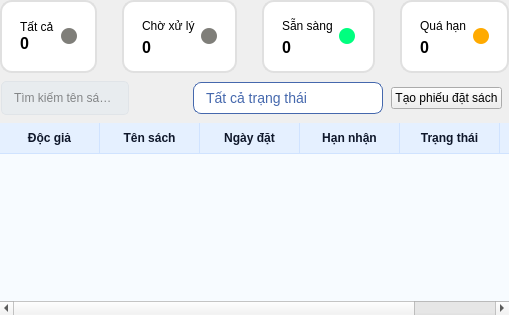
          <widget class="QWidget" name="page_7">
           <layout class="QVBoxLayout" name="verticalLayout_30">
            <property name="spacing">
             <number>8</number>
            </property>
            <property name="leftMargin">
             <number>0</number>
            </property>
            <property name="topMargin">
             <number>0</number>
            </property>
            <property name="rightMargin">
             <number>0</number>
            </property>
            <property name="bottomMargin">
             <number>0</number>
            </property>
            <item>
             <layout class="QHBoxLayout" name="horizontalLayout_19">
              <property name="spacing">
               <number>25</number>
              </property>
              <property name="topMargin">
               <number>0</number>
              </property>
              <item>
               <widget class="QWidget" name="horizontalWidget_3" native="true">
                <property name="styleSheet">
                 <string notr="true">QWidget{background-color: #ffffff;
border: 2px solid #E0E0E0;
border-radius: 12px;
}
QLabel{
	border: 0px solid #E0E0E0;
}</string>
                </property>
                <layout class="QHBoxLayout" name="horizontalLayout_20">
                 <property name="spacing">
                  <number>7</number>
                 </property>
                 <property name="leftMargin">
                  <number>20</number>
                 </property>
                 <property name="topMargin">
                  <number>20</number>
                 </property>
                 <property name="rightMargin">
                  <number>20</number>
                 </property>
                 <property name="bottomMargin">
                  <number>20</number>
                 </property>
                 <item>
                  <layout class="QVBoxLayout" name="verticalLayout_9">
                   <property name="spacing">
                    <number>0</number>
                   </property>
                   <item>
                    <widget class="QLabel" name="label_8">
                     <property name="font">
                      <font>
                       <family>Segoe UI</family>
                       <pointsize>9</pointsize>
                      </font>
                     </property>
                     <property name="text">
                      <string>Tất cả</string>
                     </property>
                    </widget>
                   </item>
                   <item>
                    <widget class="QLabel" name="tat_ca_number">
                     <property name="font">
                      <font>
                       <family>Segoe UI</family>
                       <pointsize>12</pointsize>
                       <bold>true</bold>
                      </font>
                     </property>
                     <property name="text">
                      <string>0</string>
                     </property>
                    </widget>
                   </item>
                  </layout>
                 </item>
                 <item>
                  <widget class="QLabel" name="label_12">
                   <property name="maximumSize">
                    <size>
                     <width>16</width>
                     <height>16</height>
                    </size>
                   </property>
                   <property name="font">
                    <font>
                     <family>Segoe UI</family>
                     <pointsize>20</pointsize>
                     <bold>true</bold>
                    </font>
                   </property>
                   <property name="styleSheet">
                    <string notr="true">background-color: rgb(127, 126, 121);
border-radius: 8px;</string>
                   </property>
                   <property name="text">
                    <string/>
                   </property>
                   <property name="alignment">
                    <set>Qt::AlignmentFlag::AlignRight|Qt::AlignmentFlag::AlignTrailing|Qt::AlignmentFlag::AlignVCenter</set>
                   </property>
                  </widget>
                 </item>
                </layout>
               </widget>
              </item>
              <item>
               <widget class="QWidget" name="horizontalWidget_4" native="true">
                <property name="styleSheet">
                 <string notr="true">QWidget{background-color: #ffffff;
border: 2px solid #E0E0E0;
border-radius: 12px;
}
QLabel{
	border: 0px solid #E0E0E0;
}</string>
                </property>
                <layout class="QHBoxLayout" name="horizontalLayout_21">
                 <property name="leftMargin">
                  <number>20</number>
                 </property>
                 <property name="topMargin">
                  <number>15</number>
                 </property>
                 <property name="rightMargin">
                  <number>20</number>
                 </property>
                 <property name="bottomMargin">
                  <number>15</number>
                 </property>
                 <item>
                  <layout class="QVBoxLayout" name="verticalLayout_10">
                   <property name="spacing">
                    <number>0</number>
                   </property>
                   <item>
                    <widget class="QLabel" name="label_13">
                     <property name="font">
                      <font>
                       <family>Segoe UI</family>
                       <pointsize>9</pointsize>
                      </font>
                     </property>
                     <property name="text">
                      <string>Chờ xử lý</string>
                     </property>
                    </widget>
                   </item>
                   <item>
                    <widget class="QLabel" name="xu_ly_number">
                     <property name="font">
                      <font>
                       <family>Segoe UI</family>
                       <pointsize>12</pointsize>
                       <bold>true</bold>
                      </font>
                     </property>
                     <property name="text">
                      <string>0</string>
                     </property>
                    </widget>
                   </item>
                  </layout>
                 </item>
                 <item>
                  <widget class="QLabel" name="label_15">
                   <property name="maximumSize">
                    <size>
                     <width>16</width>
                     <height>16</height>
                    </size>
                   </property>
                   <property name="font">
                    <font>
                     <family>Segoe UI</family>
                     <pointsize>20</pointsize>
                     <bold>true</bold>
                    </font>
                   </property>
                   <property name="styleSheet">
                    <string notr="true">background-color: rgb(127, 126, 121);
border-radius: 8px;</string>
                   </property>
                   <property name="text">
                    <string/>
                   </property>
                   <property name="alignment">
                    <set>Qt::AlignmentFlag::AlignRight|Qt::AlignmentFlag::AlignTrailing|Qt::AlignmentFlag::AlignVCenter</set>
                   </property>
                  </widget>
                 </item>
                </layout>
               </widget>
              </item>
              <item>
               <widget class="QWidget" name="horizontalWidget_5" native="true">
                <property name="styleSheet">
                 <string notr="true">QWidget{background-color: #ffffff;
border: 2px solid #E0E0E0;
border-radius: 12px;
}
QLabel{
	border: 0px solid #E0E0E0;
}</string>
                </property>
                <layout class="QHBoxLayout" name="horizontalLayout_22">
                 <property name="leftMargin">
                  <number>20</number>
                 </property>
                 <property name="topMargin">
                  <number>15</number>
                 </property>
                 <property name="rightMargin">
                  <number>20</number>
                 </property>
                 <property name="bottomMargin">
                  <number>15</number>
                 </property>
                 <item>
                  <layout class="QVBoxLayout" name="verticalLayout_11">
                   <property name="spacing">
                    <number>0</number>
                   </property>
                   <item>
                    <widget class="QLabel" name="label_16">
                     <property name="font">
                      <font>
                       <family>Segoe UI</family>
                       <pointsize>9</pointsize>
                      </font>
                     </property>
                     <property name="text">
                      <string>Sẵn sàng</string>
                     </property>
                    </widget>
                   </item>
                   <item>
                    <widget class="QLabel" name="san_sang_number">
                     <property name="font">
                      <font>
                       <family>Segoe UI</family>
                       <pointsize>12</pointsize>
                       <bold>true</bold>
                      </font>
                     </property>
                     <property name="text">
                      <string>0</string>
                     </property>
                    </widget>
                   </item>
                  </layout>
                 </item>
                 <item>
                  <widget class="QLabel" name="label_18">
                   <property name="maximumSize">
                    <size>
                     <width>16</width>
                     <height>16</height>
                    </size>
                   </property>
                   <property name="font">
                    <font>
                     <family>Segoe UI</family>
                     <pointsize>20</pointsize>
                     <bold>true</bold>
                    </font>
                   </property>
                   <property name="styleSheet">
                    <string notr="true">background-color: rgb(0, 255, 127);
border-radius: 8px;</string>
                   </property>
                   <property name="text">
                    <string/>
                   </property>
                   <property name="alignment">
                    <set>Qt::AlignmentFlag::AlignRight|Qt::AlignmentFlag::AlignTrailing|Qt::AlignmentFlag::AlignVCenter</set>
                   </property>
                  </widget>
                 </item>
                </layout>
               </widget>
              </item>
              <item>
               <widget class="QWidget" name="horizontalWidget_6" native="true">
                <property name="styleSheet">
                 <string notr="true">QWidget{background-color: #ffffff;
border: 2px solid #E0E0E0;
border-radius: 12px;
}
QLabel{
	border: 0px solid #E0E0E0;
}</string>
                </property>
                <layout class="QHBoxLayout" name="horizontalLayout_23">
                 <property name="leftMargin">
                  <number>20</number>
                 </property>
                 <property name="topMargin">
                  <number>15</number>
                 </property>
                 <property name="rightMargin">
                  <number>20</number>
                 </property>
                 <property name="bottomMargin">
                  <number>15</number>
                 </property>
                 <item>
                  <layout class="QVBoxLayout" name="verticalLayout_12">
                   <property name="spacing">
                    <number>0</number>
                   </property>
                   <item>
                    <widget class="QLabel" name="label_19">
                     <property name="font">
                      <font>
                       <family>Segoe UI</family>
                       <pointsize>9</pointsize>
                      </font>
                     </property>
                     <property name="text">
                      <string>Quá hạn</string>
                     </property>
                    </widget>
                   </item>
                   <item>
                    <widget class="QLabel" name="qua_han_number">
                     <property name="font">
                      <font>
                       <family>Segoe UI</family>
                       <pointsize>12</pointsize>
                       <bold>true</bold>
                      </font>
                     </property>
                     <property name="text">
                      <string>0</string>
                     </property>
                    </widget>
                   </item>
                  </layout>
                 </item>
                 <item>
                  <widget class="QLabel" name="label_21">
                   <property name="maximumSize">
                    <size>
                     <width>16</width>
                     <height>16</height>
                    </size>
                   </property>
                   <property name="font">
                    <font>
                     <family>Segoe UI</family>
                     <pointsize>20</pointsize>
                     <bold>true</bold>
                    </font>
                   </property>
                   <property name="styleSheet">
                    <string notr="true">background-color: rgb(255, 170, 0);
border-radius: 8px;</string>
                   </property>
                   <property name="text">
                    <string/>
                   </property>
                   <property name="alignment">
                    <set>Qt::AlignmentFlag::AlignRight|Qt::AlignmentFlag::AlignTrailing|Qt::AlignmentFlag::AlignVCenter</set>
                   </property>
                  </widget>
                 </item>
                </layout>
               </widget>
              </item>
             </layout>
            </item>
            <item>
             <layout class="QHBoxLayout" name="horizontalLayout_4">
              <property name="leftMargin">
               <number>1</number>
              </property>
              <property name="rightMargin">
               <number>7</number>
              </property>
              <item>
               <widget class="QLineEdit" name="tim_kiem_dat">
                <property name="maximumSize">
                 <size>
                  <width>520</width>
                  <height>16777215</height>
                 </size>
                </property>
                <property name="font">
                 <font>
                  <family>Segoe UI</family>
                  <pointsize>-1</pointsize>
                 </font>
                </property>
                <property name="styleSheet">
                 <string notr="true">QLineEdit {
    background-color: #e8ecef; 
    border-radius: 5px; 
    border: 1px solid #E0E4E8; 
    padding: 8px 10px; 
    color: #1E1E1E; 
    font-size: 12px;
}

QLineEdit:hover {
    background-color: #E5E9ED;
}
QLineEdit:focus {
    background-color: #FFFFFF; 
    border: 1px solid #3498db; 
}</string>
                </property>
                <property name="text">
                 <string/>
                </property>
                <property name="placeholderText">
                 <string>Tìm kiếm tên sách...</string>
                </property>
                <property name="clearButtonEnabled">
                 <bool>true</bool>
                </property>
               </widget>
              </item>
              <item>
               <spacer name="horizontalSpacer_2">
                <property name="orientation">
                 <enum>Qt::Orientation::Horizontal</enum>
                </property>
                <property name="sizeHint" stdset="0">
                 <size>
                  <width>40</width>
                  <height>20</height>
                 </size>
                </property>
               </spacer>
              </item>
              <item>
               <widget class="QComboBox" name="comboBox">
                <property name="minimumSize">
                 <size>
                  <width>190</width>
                  <height>0</height>
                 </size>
                </property>
                <property name="styleSheet">
                 <string notr="true">/* 1. Style cho bản thân cái ComboBox */
QComboBox {
    border: 1px solid #4568ad;
    border-radius: 8px;
    padding: 6px 12px;
    background-color: white;
    color: #4568ad;
    font-size: 14px; /* Thêm size chữ cho dễ đọc */
}

QComboBox:hover {
    border-color: #2a4a8b; /* Đổi màu đậm hơn chút khi hover */
    background-color: #f9faff;
}

/* Khi đang mở danh sách -&gt; Vuông 2 góc dưới để nối với danh sách */
QComboBox:on {
    border-bottom-left-radius: 0px;
    border-bottom-right-radius: 0px;
    border-bottom: 1px solid #f0f0f0; /* Làm mờ cạnh dưới để cảm giác liền mạch */
}

/* Mũi tên */
QComboBox::drop-down {
    subcontrol-origin: padding;
    subcontrol-position: top right;
    width: 30px;
    border-left-width: 0px;
    border-top-right-radius: 8px;
    border-bottom-right-radius: 8px;
}

QComboBox::down-arrow {
    image: url(:/icons/icons_/down-chevron.png); 
    width: 16px;
    height: 16px;
}

/* 2. Style cho cái Danh sách xổ xuống (Quan trọng) */
QComboBox QAbstractItemView {
    border: 1px solid #4568ad; /* Đã thêm dấu # */
    border-top: none;          /* Bỏ viền trên để nối với cái box */
    
    /* Vuông 2 góc trên, bo 2 góc dưới */
    border-top-left-radius: 0px;
    border-top-right-radius: 0px;
    border-bottom-left-radius: 8px;
    border-bottom-right-radius: 8px;
    
    background-color: white;
    color: #4568ad;
    
    outline: 0px;  /* QUAN TRỌNG: Dòng này xóa cái viền nét đứt xấu xí */
    selection-background-color: #4568ad; /* Màu nền khi chọn */
    selection-color: white;              /* Màu chữ khi chọn */
}

/* Từng dòng trong danh sách */
QComboBox QAbstractItemView::item {
    height: 30px; /* Tăng chiều cao cho thoáng */
    padding-left: 10px; /* Cách lề trái */
    margin: 0px;
}

/* Khi di chuột vào item (nhưng chưa click) */
QComboBox QAbstractItemView::item:hover {
    background-color: #f0f5ff;
    color: #4568ad;
    border: none; /* Đảm bảo không có viền lạ */
}

/* Khi item đã được chọn */
QComboBox QAbstractItemView::item:selected {
    background-color: #4568ad;
    color: white;
    border: none;
}</string>
                </property>
                <item>
                 <property name="text">
                  <string>Tất cả trạng thái</string>
                 </property>
                </item>
                <item>
                 <property name="text">
                  <string>Chờ xử lý</string>
                 </property>
                </item>
                <item>
                 <property name="text">
                  <string>Sẵn sàng</string>
                 </property>
                </item>
                <item>
                 <property name="text">
                  <string>Quá hạn đặt</string>
                 </property>
                </item>
               </widget>
              </item>
              <item>
               <widget class="QPushButton" name="nhan_tra">
                <property name="text">
                 <string>Tạo phiếu đặt sách</string>
                </property>
               </widget>
              </item>
             </layout>
            </item>
            <item>
             <widget class="QTableWidget" name="dat_sach_table">
              <property name="styleSheet">
               <string notr="true">QTableWidget {
    background: #f7fbff;              /* nền sáng xanh nhạt */
    gridline-color: #d0e3ff;          /* màu kẻ ô */
    selection-background-color: #d6e9ff; /* nền khi chọn */
    selection-color: #0f172a;         /* màu chữ khi chọn */
    border: none;
}

QHeaderView::section {
    background: #e5f0ff;              /* header xanh nhạt */
    color: #0f172a;
    padding: 6px 10px;
    border: 0px;
    border-right: 1px solid #d0e3ff;
    border-bottom: 1px solid #d0e3ff;
    font-weight: 600;
}

/* kẻ ngang từng dòng */
QTableWidget::item {
    border-bottom: 1px solid #eef2ff;
}
QTableWidget::item:selected {
    background: #d6e9ff;
}</string>
              </property>
              <attribute name="verticalHeaderVisible">
               <bool>false</bool>
              </attribute>
              <attribute name="verticalHeaderMinimumSectionSize">
               <number>40</number>
              </attribute>
              <column>
               <property name="text">
                <string>Độc giả</string>
               </property>
              </column>
              <column>
               <property name="text">
                <string>Tên sách</string>
               </property>
              </column>
              <column>
               <property name="text">
                <string>Ngày đặt</string>
               </property>
              </column>
              <column>
               <property name="text">
                <string>Hạn nhận</string>
               </property>
              </column>
              <column>
               <property name="text">
                <string>Trạng thái</string>
               </property>
              </column>
              <column>
               <property name="text">
                <string>Thao tác</string>
               </property>
              </column>
             </widget>
            </item>
           </layout>
          </widget>
